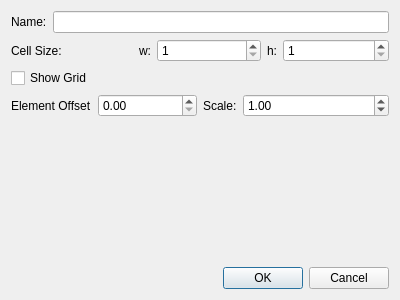
<ui version="4.0" >
 <class>PaletteProperties</class>
 <widget class="QDialog" name="PaletteProperties" >
  <property name="geometry" >
   <rect>
    <x>0</x>
    <y>0</y>
    <width>400</width>
    <height>300</height>
   </rect>
  </property>
  <property name="windowTitle" >
   <string>MuseScore: Palette Properties</string>
  </property>
  <layout class="QVBoxLayout" name="verticalLayout" >
   <item>
    <layout class="QFormLayout" name="formLayout_4" >
     <item row="0" column="0" >
      <widget class="QLabel" name="label" >
       <property name="text" >
        <string>Name:</string>
       </property>
      </widget>
     </item>
     <item row="0" column="1" >
      <widget class="QLineEdit" name="name" />
     </item>
    </layout>
   </item>
   <item>
    <layout class="QHBoxLayout" name="horizontalLayout" >
     <item>
      <widget class="QLabel" name="label_2" >
       <property name="text" >
        <string>Cell Size:</string>
       </property>
      </widget>
     </item>
     <item>
      <layout class="QFormLayout" name="formLayout_2" >
       <item row="0" column="0" >
        <widget class="QLabel" name="label_3" >
         <property name="text" >
          <string>w:</string>
         </property>
        </widget>
       </item>
       <item row="0" column="1" >
        <widget class="QSpinBox" name="cellWidth" >
         <property name="minimum" >
          <number>1</number>
         </property>
         <property name="maximum" >
          <number>1000</number>
         </property>
        </widget>
       </item>
      </layout>
     </item>
     <item>
      <layout class="QFormLayout" name="formLayout_3" >
       <item row="0" column="0" >
        <widget class="QLabel" name="label_4" >
         <property name="text" >
          <string>h:</string>
         </property>
        </widget>
       </item>
       <item row="0" column="1" >
        <widget class="QSpinBox" name="cellHeight" >
         <property name="minimum" >
          <number>1</number>
         </property>
         <property name="maximum" >
          <number>1000</number>
         </property>
        </widget>
       </item>
      </layout>
     </item>
    </layout>
   </item>
   <item>
    <widget class="QCheckBox" name="showGrid" >
     <property name="text" >
      <string>Show Grid</string>
     </property>
    </widget>
   </item>
   <item>
    <layout class="QHBoxLayout" name="horizontalLayout_2" >
     <item>
      <layout class="QFormLayout" name="formLayout" >
       <property name="fieldGrowthPolicy" >
        <enum>QFormLayout::AllNonFixedFieldsGrow</enum>
       </property>
       <item row="0" column="1" >
        <widget class="QDoubleSpinBox" name="elementOffset" />
       </item>
       <item row="0" column="0" >
        <widget class="QLabel" name="label_5" >
         <property name="text" >
          <string>Element Offset</string>
         </property>
        </widget>
       </item>
      </layout>
     </item>
     <item>
      <layout class="QFormLayout" name="formLayout_5" >
       <item row="0" column="0" >
        <widget class="QLabel" name="label_6" >
         <property name="text" >
          <string>Scale:</string>
         </property>
        </widget>
       </item>
       <item row="0" column="1" >
        <widget class="QDoubleSpinBox" name="mag" >
         <property name="minimum" >
          <double>0.010000000000000</double>
         </property>
         <property name="singleStep" >
          <double>0.100000000000000</double>
         </property>
         <property name="value" >
          <double>1.000000000000000</double>
         </property>
        </widget>
       </item>
      </layout>
     </item>
    </layout>
   </item>
   <item>
    <spacer name="verticalSpacer" >
     <property name="orientation" >
      <enum>Qt::Vertical</enum>
     </property>
     <property name="sizeHint" stdset="0" >
      <size>
       <width>20</width>
       <height>107</height>
      </size>
     </property>
    </spacer>
   </item>
   <item>
    <widget class="QDialogButtonBox" name="buttonBox" >
     <property name="orientation" >
      <enum>Qt::Horizontal</enum>
     </property>
     <property name="standardButtons" >
      <set>QDialogButtonBox::Cancel|QDialogButtonBox::Ok</set>
     </property>
    </widget>
   </item>
  </layout>
 </widget>
 <resources/>
 <connections>
  <connection>
   <sender>buttonBox</sender>
   <signal>accepted()</signal>
   <receiver>PaletteProperties</receiver>
   <slot>accept()</slot>
   <hints>
    <hint type="sourcelabel" >
     <x>248</x>
     <y>254</y>
    </hint>
    <hint type="destinationlabel" >
     <x>157</x>
     <y>274</y>
    </hint>
   </hints>
  </connection>
  <connection>
   <sender>buttonBox</sender>
   <signal>rejected()</signal>
   <receiver>PaletteProperties</receiver>
   <slot>reject()</slot>
   <hints>
    <hint type="sourcelabel" >
     <x>316</x>
     <y>260</y>
    </hint>
    <hint type="destinationlabel" >
     <x>286</x>
     <y>274</y>
    </hint>
   </hints>
  </connection>
 </connections>
</ui>
